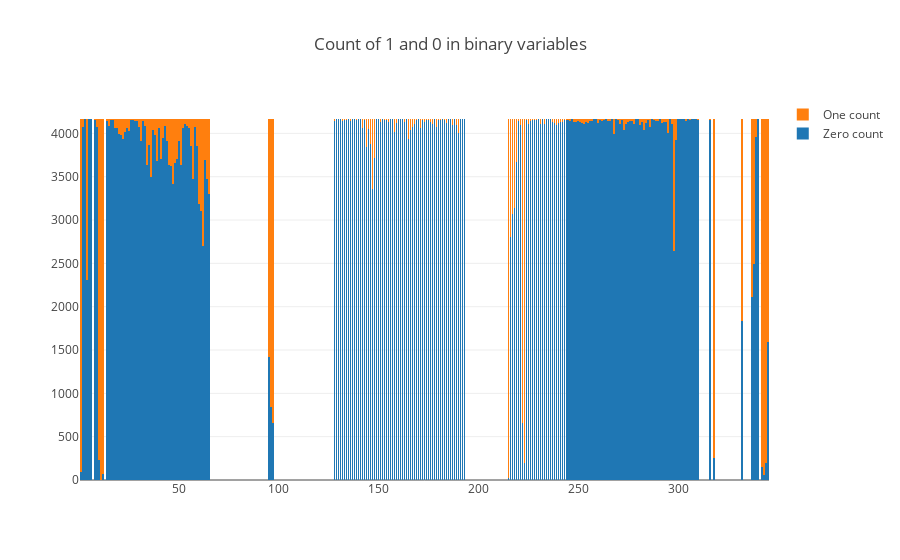

The notebook cell this image was saved under:
### Code cell
test_int = test.select_dtypes(include=['int64'])

bin_col = [col for col in test_int]
zero_list = []
one_list = []
for col in bin_col:
    zero_list.append((test[col]==0).sum())
    one_list.append((test[col]==1).sum())
    
trace1 = go.Bar(
    x=bin_col,
    y=zero_list ,
    name='Zero count'
)
trace2 = go.Bar(
    x=bin_col,
    y=one_list,
    name='One count'
)

data = [trace1, trace2]
layout = go.Layout(
    barmode='stack',
    title='Count of 1 and 0 in binary variables'
)

fig = go.Figure(data=data, layout=layout)
py.iplot(fig, filename='stacked-bar')

### Figure 1 — Plotly figure (JSON) as saved in the notebook; plotly's stock layout.template omitted (floating-point values rounded to 4 significant figures; data arrays with more than 128 entries replaced by an {"elided": "..."} marker saying what was removed)
{"data": [{"name": "Zero count", "type": "bar", "x": {"elided": "239 str values"}, "y": {"elided": "239 int values"}}, {"name": "One count", "type": "bar", "x": {"elided": "239 str values"}, "y": {"elided": "239 int values"}}], "layout": {"barmode": "stack", "title": "Count of 1 and 0 in binary variables"}}
